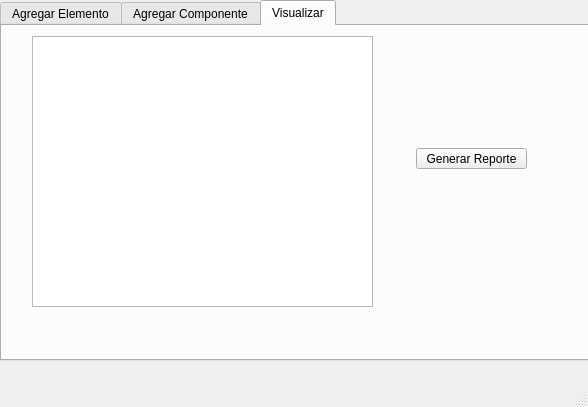
<?xml version="1.0" encoding="UTF-8"?>
<ui version="4.0">
 <class>MainWindow</class>
 <widget class="QMainWindow" name="MainWindow">
  <property name="geometry">
   <rect>
    <x>0</x>
    <y>0</y>
    <width>588</width>
    <height>407</height>
   </rect>
  </property>
  <property name="windowTitle">
   <string>MainWindow</string>
  </property>
  <widget class="QWidget" name="centralwidget">
   <widget class="QTabWidget" name="tabWidget">
    <property name="geometry">
     <rect>
      <x>0</x>
      <y>0</y>
      <width>591</width>
      <height>361</height>
     </rect>
    </property>
    <property name="currentIndex">
     <number>2</number>
    </property>
    <widget class="QWidget" name="AgregarElemento">
     <attribute name="title">
      <string>Agregar Elemento</string>
     </attribute>
     <widget class="QComboBox" name="Elementos">
      <property name="geometry">
       <rect>
        <x>40</x>
        <y>90</y>
        <width>171</width>
        <height>22</height>
       </rect>
      </property>
      <item>
       <property name="text">
        <string>Elementos</string>
       </property>
      </item>
     </widget>
     <widget class="QSpinBox" name="Cantidad">
      <property name="geometry">
       <rect>
        <x>250</x>
        <y>90</y>
        <width>42</width>
        <height>22</height>
       </rect>
      </property>
     </widget>
     <widget class="QPushButton" name="AgregarElementoButton">
      <property name="geometry">
       <rect>
        <x>350</x>
        <y>90</y>
        <width>75</width>
        <height>23</height>
       </rect>
      </property>
      <property name="text">
       <string>Agregar</string>
      </property>
     </widget>
     <widget class="QDateEdit" name="FechaElemento">
      <property name="geometry">
       <rect>
        <x>70</x>
        <y>40</y>
        <width>110</width>
        <height>22</height>
       </rect>
      </property>
     </widget>
     <widget class="QTextBrowser" name="ElementosCompletos">
      <property name="geometry">
       <rect>
        <x>130</x>
        <y>140</y>
        <width>256</width>
        <height>192</height>
       </rect>
      </property>
     </widget>
    </widget>
    <widget class="QWidget" name="AgregarIndividual">
     <attribute name="title">
      <string>Agregar Componente</string>
     </attribute>
     <widget class="QDateEdit" name="Fecha_individual">
      <property name="geometry">
       <rect>
        <x>70</x>
        <y>30</y>
        <width>110</width>
        <height>22</height>
       </rect>
      </property>
     </widget>
     <widget class="QPushButton" name="AgregarComponenteButton">
      <property name="geometry">
       <rect>
        <x>350</x>
        <y>80</y>
        <width>75</width>
        <height>23</height>
       </rect>
      </property>
      <property name="text">
       <string>Agregar</string>
      </property>
     </widget>
     <widget class="QSpinBox" name="CantidadIndividual">
      <property name="geometry">
       <rect>
        <x>250</x>
        <y>80</y>
        <width>42</width>
        <height>22</height>
       </rect>
      </property>
     </widget>
     <widget class="QTextBrowser" name="ElementosIndividuales">
      <property name="geometry">
       <rect>
        <x>230</x>
        <y>120</y>
        <width>256</width>
        <height>192</height>
       </rect>
      </property>
     </widget>
     <widget class="QComboBox" name="OptionElementos">
      <property name="geometry">
       <rect>
        <x>240</x>
        <y>30</y>
        <width>181</width>
        <height>22</height>
       </rect>
      </property>
     </widget>
     <widget class="QComboBox" name="OptionComponente">
      <property name="geometry">
       <rect>
        <x>60</x>
        <y>80</y>
        <width>141</width>
        <height>22</height>
       </rect>
      </property>
     </widget>
    </widget>
    <widget class="QWidget" name="Visualizar">
     <attribute name="title">
      <string>Visualizar</string>
     </attribute>
     <widget class="QTextBrowser" name="textBrowser_3">
      <property name="geometry">
       <rect>
        <x>30</x>
        <y>10</y>
        <width>341</width>
        <height>271</height>
       </rect>
      </property>
      <property name="html">
       <string>&lt;!DOCTYPE HTML PUBLIC &quot;-//W3C//DTD HTML 4.0//EN&quot; &quot;http://www.w3.org/TR/REC-html40/strict.dtd&quot;&gt;
&lt;html&gt;&lt;head&gt;&lt;meta name=&quot;qrichtext&quot; content=&quot;1&quot; /&gt;&lt;style type=&quot;text/css&quot;&gt;
p, li { white-space: pre-wrap; }
&lt;/style&gt;&lt;/head&gt;&lt;body style=&quot; font-family:'MS Shell Dlg 2'; font-size:8pt; font-weight:400; font-style:normal;&quot;&gt;
&lt;p style=&quot;-qt-paragraph-type:empty; margin-top:0px; margin-bottom:0px; margin-left:0px; margin-right:0px; -qt-block-indent:0; text-indent:0px;&quot;&gt;&lt;br /&gt;&lt;/p&gt;&lt;/body&gt;&lt;/html&gt;</string>
      </property>
     </widget>
     <widget class="QPushButton" name="GenerarOrden">
      <property name="geometry">
       <rect>
        <x>414</x>
        <y>122</y>
        <width>111</width>
        <height>21</height>
       </rect>
      </property>
      <property name="text">
       <string>Generar Reporte</string>
      </property>
     </widget>
    </widget>
   </widget>
  </widget>
  <widget class="QMenuBar" name="menubar">
   <property name="geometry">
    <rect>
     <x>0</x>
     <y>0</y>
     <width>588</width>
     <height>22</height>
    </rect>
   </property>
  </widget>
  <widget class="QStatusBar" name="statusbar"/>
 </widget>
 <resources/>
 <connections/>
</ui>
